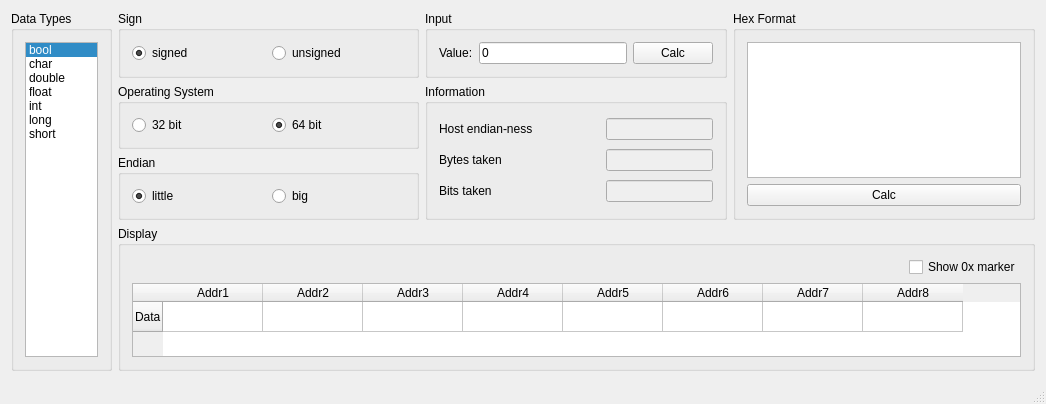
<?xml version="1.0" encoding="UTF-8"?>
<ui version="4.0">
 <class>MainWindow</class>
 <widget class="QMainWindow" name="MainWindow">
  <property name="geometry">
   <rect>
    <x>0</x>
    <y>0</y>
    <width>1046</width>
    <height>404</height>
   </rect>
  </property>
  <property name="windowTitle">
   <string>Data Type In Memory</string>
  </property>
  <widget class="QWidget" name="centralWidget">
   <layout class="QGridLayout" name="gridLayout_9" columnstretch="1,3,3,3">
    <item row="3" column="1">
     <widget class="QGroupBox" name="groupBox_4">
      <property name="title">
       <string>Endian</string>
      </property>
      <layout class="QGridLayout" name="gridLayout_5">
       <item row="0" column="0">
        <widget class="QRadioButton" name="littleEndianRadioButton">
         <property name="text">
          <string>little</string>
         </property>
         <property name="checked">
          <bool>true</bool>
         </property>
        </widget>
       </item>
       <item row="0" column="1">
        <widget class="QRadioButton" name="bigEndianRadioButton">
         <property name="text">
          <string>big</string>
         </property>
        </widget>
       </item>
      </layout>
     </widget>
    </item>
    <item row="2" column="1">
     <widget class="QGroupBox" name="groupBox_3">
      <property name="title">
       <string>Operating System</string>
      </property>
      <layout class="QGridLayout" name="gridLayout_4">
       <item row="0" column="0">
        <widget class="QRadioButton" name="x86RadioButton">
         <property name="text">
          <string>32 bit</string>
         </property>
        </widget>
       </item>
       <item row="0" column="1">
        <widget class="QRadioButton" name="x64RadioButton">
         <property name="text">
          <string>64 bit</string>
         </property>
         <property name="checked">
          <bool>true</bool>
         </property>
        </widget>
       </item>
      </layout>
     </widget>
    </item>
    <item row="1" column="1">
     <widget class="QGroupBox" name="groupBox">
      <property name="title">
       <string>Sign</string>
      </property>
      <layout class="QGridLayout" name="gridLayout_3">
       <item row="0" column="0">
        <widget class="QRadioButton" name="signedRadioButton">
         <property name="text">
          <string>signed</string>
         </property>
         <property name="checked">
          <bool>true</bool>
         </property>
        </widget>
       </item>
       <item row="0" column="1">
        <widget class="QRadioButton" name="unsignedRadioButton">
         <property name="text">
          <string>unsigned</string>
         </property>
        </widget>
       </item>
      </layout>
     </widget>
    </item>
    <item row="2" column="2" rowspan="2">
     <widget class="QGroupBox" name="groupBox_2">
      <property name="title">
       <string>Information</string>
      </property>
      <layout class="QGridLayout" name="gridLayout_2" columnstretch="3,2">
       <item row="1" column="1">
        <widget class="QLineEdit" name="bytesInfoLineEdit">
         <property name="enabled">
          <bool>false</bool>
         </property>
         <property name="readOnly">
          <bool>true</bool>
         </property>
        </widget>
       </item>
       <item row="1" column="0">
        <widget class="QLabel" name="label">
         <property name="text">
          <string>Bytes taken</string>
         </property>
        </widget>
       </item>
       <item row="3" column="0">
        <widget class="QLabel" name="label_2">
         <property name="text">
          <string>Bits taken</string>
         </property>
        </widget>
       </item>
       <item row="3" column="1">
        <widget class="QLineEdit" name="bitsInfoLineEdit">
         <property name="enabled">
          <bool>false</bool>
         </property>
         <property name="readOnly">
          <bool>true</bool>
         </property>
        </widget>
       </item>
       <item row="0" column="0">
        <widget class="QLabel" name="label_4">
         <property name="text">
          <string>Host endian-ness</string>
         </property>
        </widget>
       </item>
       <item row="0" column="1">
        <widget class="QLineEdit" name="hostEndianLineEdit">
         <property name="enabled">
          <bool>false</bool>
         </property>
        </widget>
       </item>
      </layout>
     </widget>
    </item>
    <item row="1" column="2">
     <widget class="QGroupBox" name="groupBox_6">
      <property name="title">
       <string>Input</string>
      </property>
      <layout class="QGridLayout" name="gridLayout_7">
       <item row="0" column="1">
        <widget class="QLabel" name="label_3">
         <property name="text">
          <string>Value:</string>
         </property>
        </widget>
       </item>
       <item row="0" column="2">
        <widget class="QLineEdit" name="valueInputLineEdit">
         <property name="text">
          <string>0</string>
         </property>
        </widget>
       </item>
       <item row="0" column="3">
        <widget class="QPushButton" name="toMemPushButton">
         <property name="text">
          <string>Calc</string>
         </property>
        </widget>
       </item>
      </layout>
     </widget>
    </item>
    <item row="1" column="3" rowspan="3">
     <widget class="QGroupBox" name="groupBox_7">
      <property name="title">
       <string>Hex Format</string>
      </property>
      <layout class="QGridLayout" name="gridLayout_8">
       <item row="0" column="0">
        <widget class="QTextBrowser" name="HexFormatTextBrowser"/>
       </item>
       <item row="1" column="0">
        <widget class="QPushButton" name="toValuePushButton">
         <property name="text">
          <string>Calc</string>
         </property>
        </widget>
       </item>
      </layout>
     </widget>
    </item>
    <item row="1" column="0" rowspan="4">
     <widget class="QGroupBox" name="dataTypeBox">
      <property name="title">
       <string>Data Types</string>
      </property>
      <layout class="QGridLayout" name="gridLayout">
       <item row="0" column="0">
        <widget class="QListWidget" name="dataTypeList">
         <property name="currentRow">
          <number>0</number>
         </property>
         <property name="sortingEnabled">
          <bool>true</bool>
         </property>
         <item>
          <property name="text">
           <string>bool</string>
          </property>
         </item>
         <item>
          <property name="text">
           <string>char</string>
          </property>
         </item>
         <item>
          <property name="text">
           <string>double</string>
          </property>
         </item>
         <item>
          <property name="text">
           <string>float</string>
          </property>
         </item>
         <item>
          <property name="text">
           <string>int</string>
          </property>
         </item>
         <item>
          <property name="text">
           <string>long</string>
          </property>
         </item>
         <item>
          <property name="text">
           <string>short</string>
          </property>
         </item>
        </widget>
       </item>
      </layout>
     </widget>
    </item>
    <item row="4" column="1" colspan="3">
     <widget class="QGroupBox" name="groupBox_5">
      <property name="title">
       <string>Display</string>
      </property>
      <layout class="QGridLayout" name="gridLayout_6">
       <item row="0" column="1">
        <widget class="QCheckBox" name="showMarkerCheckBox">
         <property name="text">
          <string>Show 0x marker</string>
         </property>
        </widget>
       </item>
       <item row="0" column="0">
        <spacer name="horizontalSpacer">
         <property name="orientation">
          <enum>Qt::Horizontal</enum>
         </property>
         <property name="sizeHint" stdset="0">
          <size>
           <width>224</width>
           <height>20</height>
          </size>
         </property>
        </spacer>
       </item>
       <item row="1" column="0" colspan="2">
        <widget class="QTableWidget" name="showMemTableWidget">
         <attribute name="verticalHeaderStretchLastSection">
          <bool>false</bool>
         </attribute>
         <row>
          <property name="text">
           <string>Data</string>
          </property>
         </row>
         <column>
          <property name="text">
           <string>Addr1</string>
          </property>
         </column>
         <column>
          <property name="text">
           <string>Addr2</string>
          </property>
         </column>
         <column>
          <property name="text">
           <string>Addr3</string>
          </property>
         </column>
         <column>
          <property name="text">
           <string>Addr4</string>
          </property>
         </column>
         <column>
          <property name="text">
           <string>Addr5</string>
          </property>
         </column>
         <column>
          <property name="text">
           <string>Addr6</string>
          </property>
         </column>
         <column>
          <property name="text">
           <string>Addr7</string>
          </property>
         </column>
         <column>
          <property name="text">
           <string>Addr8</string>
          </property>
         </column>
        </widget>
       </item>
      </layout>
     </widget>
    </item>
   </layout>
  </widget>
  <widget class="QStatusBar" name="statusBar"/>
 </widget>
 <layoutdefault spacing="6" margin="11"/>
 <resources/>
 <connections/>
</ui>
